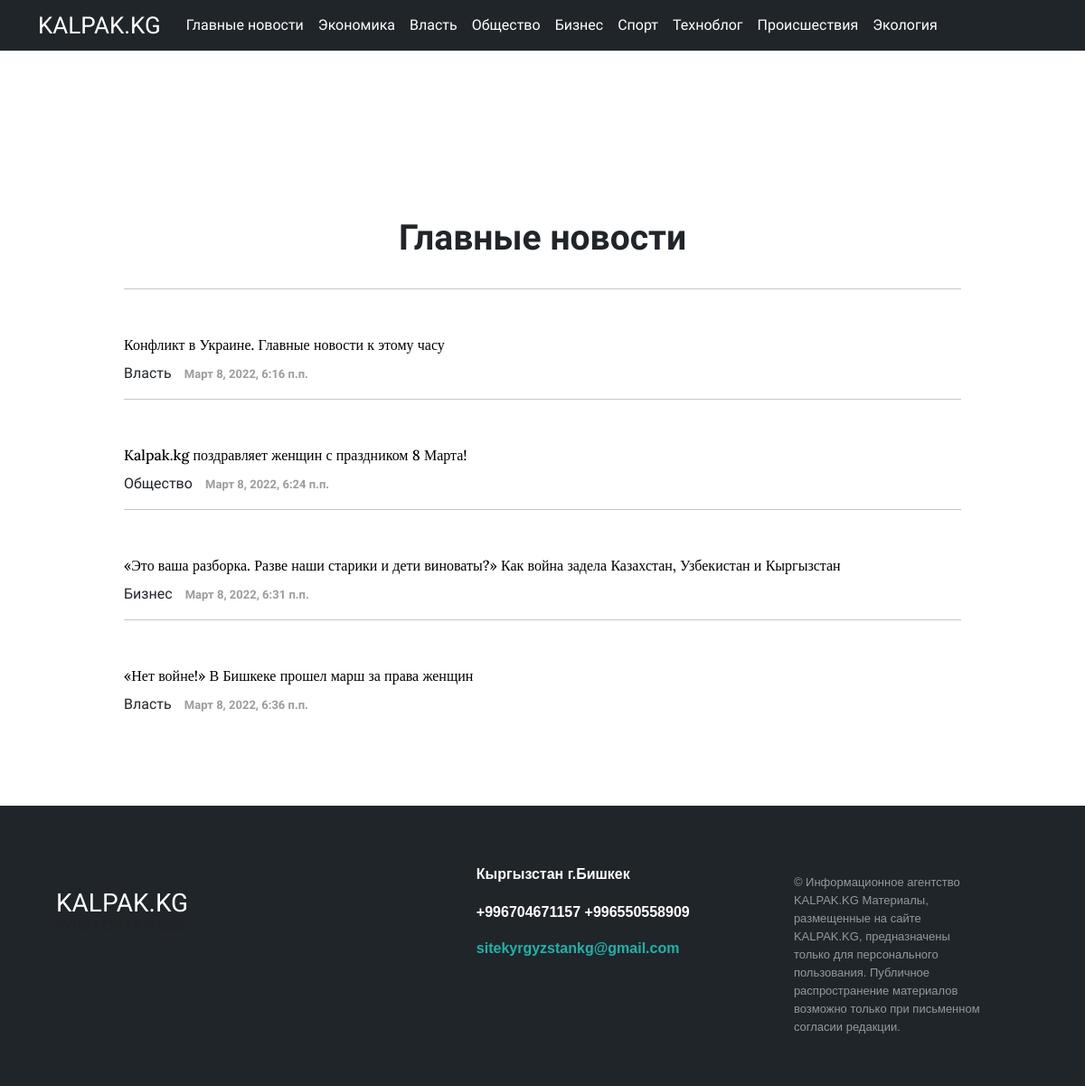
The page /right-panel-article/ on the database as committed earlier.
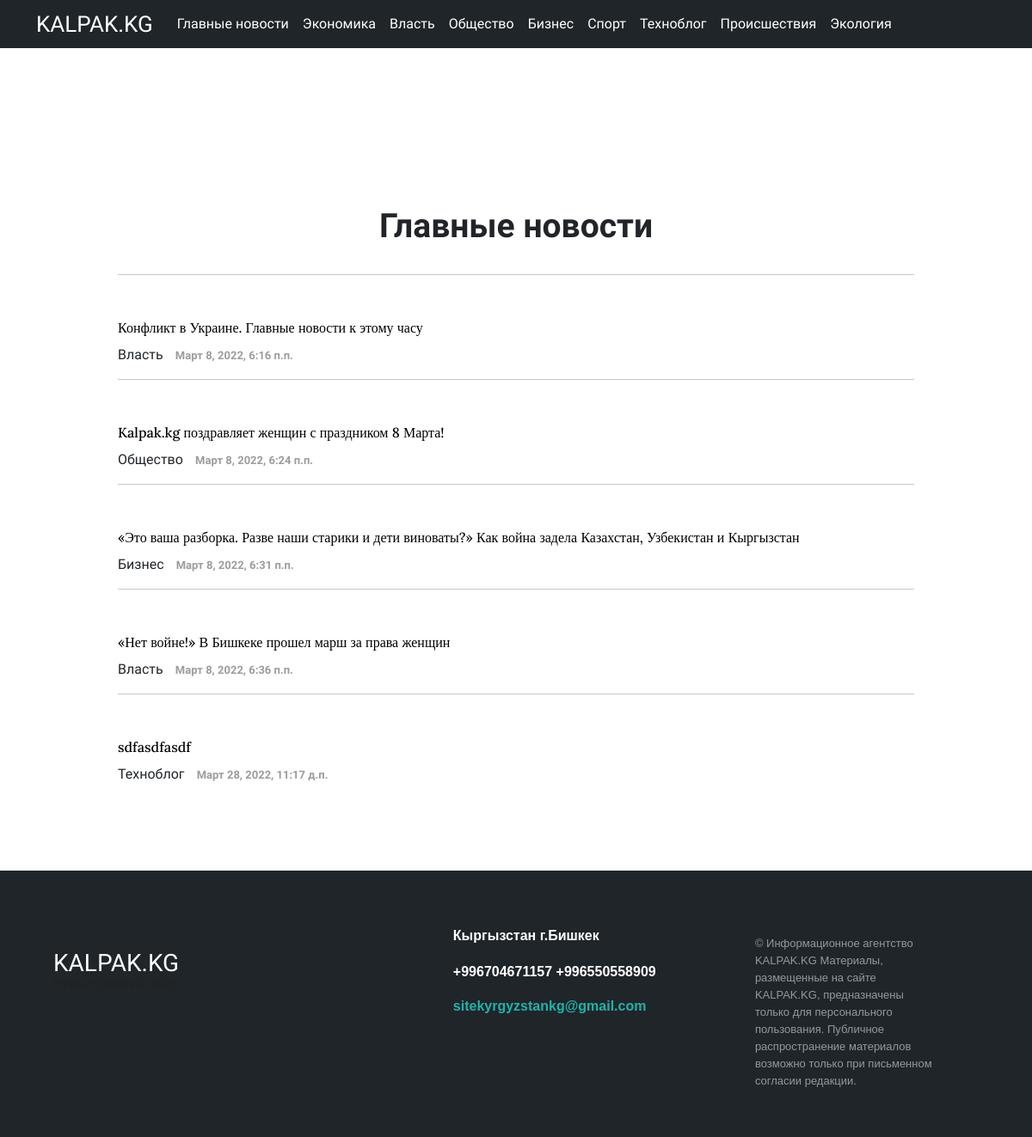
The same page on the database as committed later.
### core/models.py (models this page shows, shortened)
class HeadingArticle(models.Model):
    title = models.CharField(max_length=255)
    class Meta:
        verbose_name = "Рубрика"
        verbose_name_plural = "Рубрики"
    def __str__(self):
        return self.title

class Article(models.Model):
    title = models.CharField(max_length=255, null=True, blank=True)
    text = models.TextField()
    slug = models.SlugField(max_length=255, unique=True, db_index=True, verbose_name="URL", null=True, blank=True)
    author = models.ForeignKey(
        to="Author",
        on_delete=models.SET_NULL,
        null=True, blank=True,
        related_name="article",
        verbose_name=_("Автор")
    )
    heading = models.ForeignKey(
        to="HeadingArticle",
        on_delete=models.PROTECT,
        null=True,
        related_name="article",
        verbose_name=_("Рубрика")
    )
    readers = models.ManyToManyField(
        to=User,
        related_name="readed_articles",
        blank=True,
        verbose_name=_("Читатели")
    )
    views = models.IntegerField(default=0, verbose_name=_("Просмотры"))
    created_at = models.DateTimeField(
        auto_now_add=True,
        null=True,
    )
    main_article = models.BooleanField(default=False, verbose_name=_("Первая новость"))
    margin_article_text = models.BooleanField(default=False, verbose_name=_("Ровнительные новости"))
    text_article = models.BooleanField(default=False, verbose_name=_("Текстовые новости"))
    center_article = models.BooleanField(default=False)
    carousel_block = models.BooleanField(default=False, verbose_name=_("Новости дня"))
    right_panel_article = models.BooleanField(default=False, verbose_name=_("Главные новости"))
    pagination_article = models.BooleanField(default=False, verbose_name=_("Архивные"))
    updated_at = models.DateTimeField(auto_now=True)
    is_active = models.BooleanField(default=True)
    picture = models.ImageField(
        upload_to="articles_image",
        null=True, blank=True,
        verbose_name="Главная картинка статьи"
    )

### core/views.py (the view)
# urls.py: path('right-panel-article/', right_panel_article, name="right_panel_articles"),
def right_panel_article(request):
    articles = Article.objects.all()
    heading = HeadingArticle.objects.all()
    return render(request, "right_panel_articles.html", {"articles": articles, "heading": heading})

### core/templates/right_panel_articles.html (shortened to what this page needs)
{% extends 'base.html' %}
{% block content %}
<div class="container">
        <div class="mt-8">
            <div class="ads_block">
            </div>
            <h1 class="zago_main3 mt-7 text-center mb-3">Главные новости</h1>
        </div>
    </div>
    {% for article in articles %}
        {% if article.right_panel_article %}
            <div class="container">
                <div class="row">
                    <div class="col-md-1"></div>
                    <div class="col-md-10">
                        <hr class="mb-5">
                        <h1 class="zago_main02"><a href="{% url 'article' article.slug %}" class="link-text3">{{ article.title }}</a></h1>
                        <a href="#" class="text-link2 d-inline">{{ article.heading }}</a>
                        <p class="date_time d-inline ml-5">{{ article.created_at }}</p>
                    </div>
                    <div class="col-md-1"></div>
                </div>
            </div>
        {% endif %}
    {% endfor %}
{% endblock %}

### core/templates/base.html (shortened to what this page needs)
{% load static %}
<!DOCTYPE html>
<html lang="en">
<head>
    <link rel="stylesheet" type="text/css" href="{% static 'style.css' %}?{% now "U" %}">
    <link href="https://cdn.jsdelivr.net/npm/bootstrap@5.1.3/dist/css/bootstrap.min.css" rel="stylesheet">
<link href="/docs/5.1/dist/css/bootstrap.min.css" rel="stylesheet">
<body>
  <nav class="navbar fixed-top navbar-expand-lg navbar-dark bg-custom">
      <div class="container">
        <a class="logo" href="{% url 'main' %}">KALPAK.KG</a>
        <div class="collapse navbar-collapse" id="navbarNav">
          <ul class="navbar-nav linkss">
            <li class="nav-item">
              <a class="nav-link text-white" aria-current="page" href="{% url 'right_panel_articles' %}">Главные новости</a>
            </li>
          {% for headings in heading %}
            <li class="nav-item">
              <a class="nav-link text-white" href="{% url 'heading' headings.id %}">{{ headings.title }}</a>
            </li>
          {% endfor %}
          </ul>
        </div>
      </div>
  </nav>
  {% block content %}
  {% endblock %}
<footer class="footer-distributed mt-8">
  <div class="container">
  <div class="footer-left">
  <br>
  <br>
  <h3>KALPAK.KG</h3>
  <p class="footer-company-name">KYRGYZSTAN © 2020</p>
  </div>
  <div class="footer-center">
  <div>
      <p>Кыргызстан г.Бишкек</p>
  </div>
  <div>
      <p>+996704671157</p>
      <p>+996550558909</p>
  </div>
  <div>
      <p><a href="mailto:support@company.com">sitekyrgyzstankg@gmail.com</a></p>
  </div>
  </div>
  <div class="footer-right">
  <p class="footer-company-about">
      © Информационное агентство KALPAK.KG
Материалы, размещенные на сайте KALPAK.KG, предназначены только для персонального пользования. Публичное распространение материалов возможно только при письменном согласии редакции.
  </p>
  </div>
  </div>
</footer>
</head>
</body>
</html>

Rows that differ between the two databases and show on the page:
added Article: title "sdfasdfasdf", heading "Техноблог", created_at "Март 28, 2022, 11:17 д.п."
